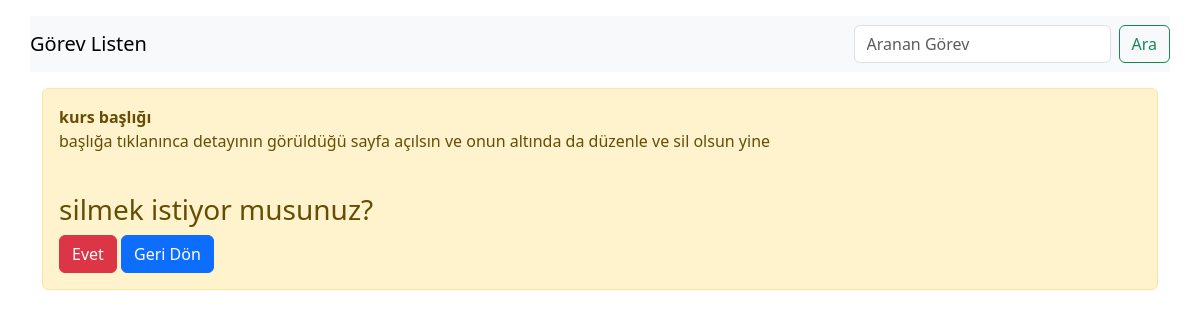
/gorevSil/7, run on the app's committed database.
### gorev/models.py (models this page shows, shortened)
class Gorev(models.Model): #ORM -Object Relational Mapping
    kullanici =  models.ForeignKey(User, on_delete=models.CASCADE, null=True, blank=True) # her gorev bir kullaniciya ait, kullanici isilinirse gorevleri de silinsin (cascade), bos birakilabilir bu alan, formlarda da bos kalabilir bu alan
    baslik = models.CharField(max_length=200)
    tanim = models.TextField(null= True, blank=True) #veritabaninda ve formda bu alan bos kalabilir
    tamamlandiMi = models.BooleanField(default=False)
    tarih = models.DateTimeField(auto_now_add=True) #gorev olusturuldugunda otomatik dolar
    class Meta: #nodelin ek yapilandirilmalarinin yapildigi ic sinif
        ordering = ['tamamlandiMi'] #veritabaninda siralama yapildiginda sonuclar nasıl donsun

### gorev/views.py (the view)
# urls.py: path('gorevSil/<int:id>',views.gorevSil,name="gorevSil"),
def gorevSil(request,id):
     gorev = get_object_or_404(Gorev, pk= id)
     if request.method == "POST":
          gorev.delete()
          messages.success(request, f"'{gorev.baslik}' adlı görev silindi.")
          return redirect("gorevListesi")
     return render(request,"gorev/gorevSil.html",{"gorev":gorev})

### gorev/templates/gorev/gorevSil.html (shortened to what this page needs)
{% extends "layout.html" %}
{% load static %}
{% block content %}
    <div class="container mt-3">
        <div class="alert alert-warning">
                <strong> {{gorev.baslik}}  </strong>
                <p>{{gorev.tanim}}</p>
                <br>
                <h3>silmek istiyor musunuz?</h3>
                <form action="{% url "gorevSil" gorev.id  %}" method="POST">
                    <button type="submit" class="btn btn-danger">Evet</button>
                    <a href="{% url "gorevListesi" %}" class="btn btn-primary">Geri Dön</a>
                </form>
        </div>
    </div>
{% endblock content %}

### data on the page
Gorev: baslik "kurs başlığı", tanim "başlığa tıklanınca detayının görüldüğü sayfa açılsın ve onun altında da düzenle ve sil olsun yine"
